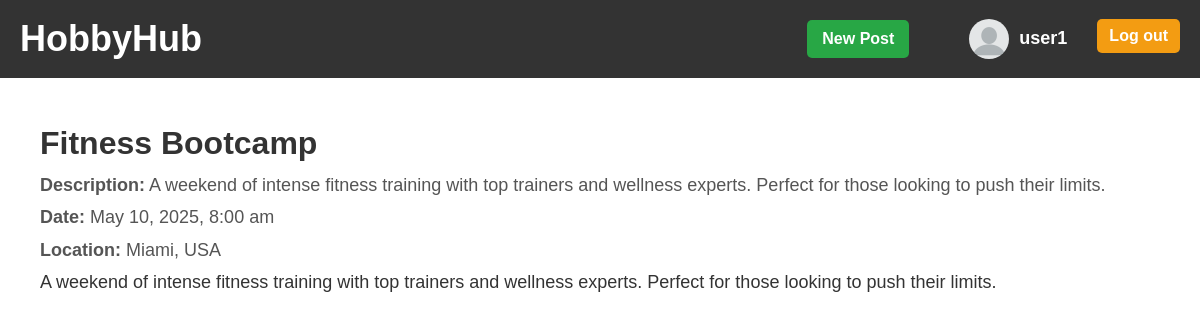
/event.php?id=3 (signed in), run on the app's committed database.
### tables this page shows
CREATE TABLE `events` (
  `event_id` int(10) UNSIGNED NOT NULL,
  `event_name` varchar(255) NOT NULL,
  `event_description` text NOT NULL,
  `event_date` datetime NOT NULL,
  `location` varchar(255) NOT NULL,
  `created_at` timestamp NOT NULL DEFAULT CURRENT_TIMESTAMP
);

### event.php (the view, shortened to what this page needs)
<?php
include 'db_connection.php';
$isLoggedIn = isset($_SESSION['user_id']);
if (isset($_GET['id'])) {
    $event_id = $_GET['id'];
    $sql_event_details = "SELECT * FROM events WHERE event_id = ?";
    $stmt = $conn->prepare($sql_event_details);
    $stmt->bind_param("i", $event_id);
    $stmt->execute();
    $result = $stmt->get_result();
    if ($result->num_rows > 0) {
        $event = $result->fetch_assoc();
    } else {
        echo "<p>Event not found.</p>";
        exit;
    }
} else {
    echo "<p>No event specified.</p>";
    exit;
}
?>
<!DOCTYPE html>
<html lang="en">
<head>
    <link rel="stylesheet" href="glowna.css">
    <link rel="stylesheet" href="navbar.css">
    <link rel="stylesheet" href="event.css">
</head>
<body>
  <header>
    <nav class="navbar">
      <div class="logo">
        <h1><a href="index.php">HobbyHub</a></h1>
      </div>
      <div class="auth-buttons">
        <?php if ($isLoggedIn): ?>
          <div class="auth-info">
            <button class="btn new-post-btn" onclick="window.location.href='new_post.php'">New Post</button>
            <a href="profile.php" class="profile-link">
              <?php
                $profilePictureSrc = 'default.png';
              ?>
              <img src="<?php echo $profilePictureSrc; ?>" alt="Profile Picture" class="profile-img">
              <span class="username"><?php echo htmlspecialchars($_SESSION['username']); ?></span>
            </a>
          </div>
          <form method="POST" style="display: inline;">
              <button type="submit" name="logout" class="btn logout-btn">Log out</button>
          </form>
        <?php else: ?>
            <button class="btn register-btn" onclick="window.location.href='register.php'">Sign up</button>
            <button class="btn login-btn" onclick="window.location.href='login.php'">Login</button>
        <?php endif; ?>
      </div>
    </nav>
  </header>
  <main class="container">
    <div class="event-details">
        <div class="event-header">
            <div class="event-info">
                <h1><?php echo htmlspecialchars($event['event_name'], ENT_QUOTES, 'UTF-8'); ?></h1>
                <p><strong>Description:</strong> <?php echo htmlspecialchars($event['event_description'], ENT_QUOTES, 'UTF-8'); ?></p>
                <p><strong>Date:</strong> <?php echo date("F j, Y, g:i a", strtotime($event['event_date'])); ?></p>
                <p><strong>Location:</strong> <?php echo htmlspecialchars($event['location'], ENT_QUOTES, 'UTF-8'); ?></p>
            </div>
        </div>
        <p><?php echo nl2br(htmlspecialchars($event['event_description'], ENT_QUOTES, 'UTF-8')); ?></p>
    </div>
  </main>
</body>
</html>

### glowna.css (style rules this page uses)
* { margin: 0; padding: 0; box-sizing: border-box; }
body { font-family: Arial, sans-serif; line-height: 1.6; color: #333; }
.logo a { color: white; text-decoration: none; font-size: 36px; font-weight: bold; font-family: "Arial", sans-serif; transition: color 0.3s ease, transform 0.3s ease; }
.auth-info span { color: white; font-size: 18px; font-weight: bold; }
.auth-info { display: flex; align-items: center; gap: 10px; }
.auth-info a { display: flex; align-items: center; text-decoration: none; }
.profile-img { width: 40px; height: 40px; border-radius: 50%; margin-right: 10px; object-fit: cover; }
.username { font-size: 18px; color: white; font-weight: bold; }
.auth-info { display: flex; align-items: center; gap: 10px; margin-right: 20px; }

### navbar.css (style rules this page uses)
header { width: 100%; background-color: #333; color: #fff; }
.navbar { display: flex; justify-content: space-between; align-items: center; padding: 10px 20px; }
.container { max-width: 1200px; margin: 0 auto; padding: 20px; }
.container p { font-size: 18px; line-height: 1.8; }
.auth-buttons { display: flex; gap: 10px; }
.btn { padding: 8px 16px; font-size: 16px; font-weight: bold; border: none; border-radius: 5px; cursor: pointer; transition: background-color 0.3s ease, transform 0.2s ease; }
.logout-btn { background-color: #f39c12; color: white; border: none; padding: 8px 12px; border-radius: 5px; cursor: pointer; transition: background-color 0.3s ease, transform 0.2s ease; }
.new-post-btn { background-color: #28a745; color: white; border: none; padding: 10px 15px; border-radius: 5px; cursor: pointer; font-size: 16px; margin-right: 50px; }

### event.css (style rules this page uses)
.event-details { margin: 0 auto; padding: 20px; }
.event-header { display: flex; align-items: flex-start; gap: 20px; }
.event-info h1 { font-size: 32px; color: #333; }
.event-info p { font-size: 18px; color: #555; }

### data on the page
events: event_name "Fitness Bootcamp", event_description "A weekend of intense fitness training with top trainers and wellness experts. Perfect for those looking to push their limits.", event_date "May 10, 2025, 8:00 am", location "Miami, USA"

### other printed values
$_SESSION['username'] "user1"
